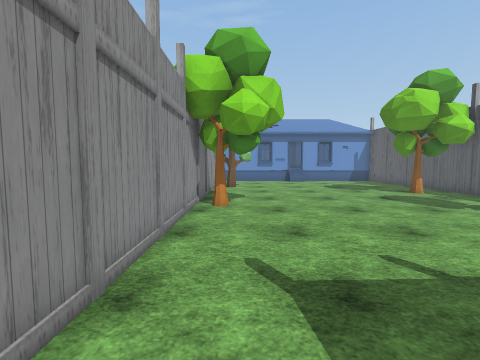
View 1 (above)

13 first-person views from a walk through a Unity game level. The camera is 1.5 m above the floor, tilts 4° down and sees 90° across. The floor is counted in squares, 1 m on a side. Each view is taken from the middle of a square. On the plan, view 1 faces up. The plan holds only what a view shows up to about 13 squares ahead; the rest is blank. The place goes on beyond the plan. The player character is not drawn. Door leaves are left out, so doorways stand open. Some surface patterns are stand-ins.

View 2
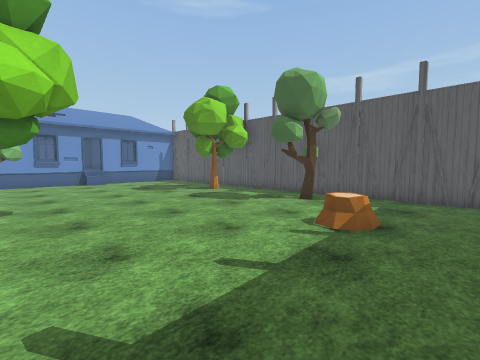

View 3
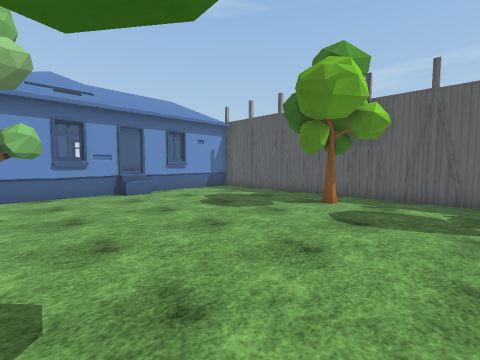

View 4
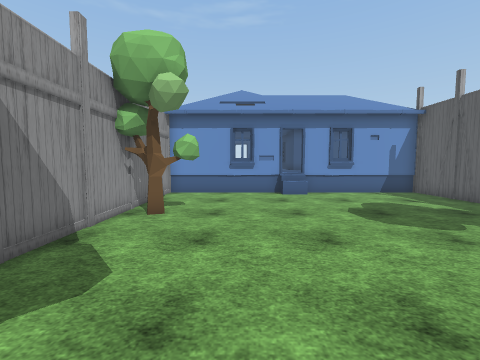

View 5
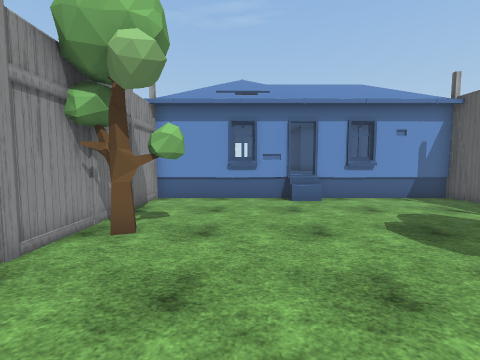

View 6
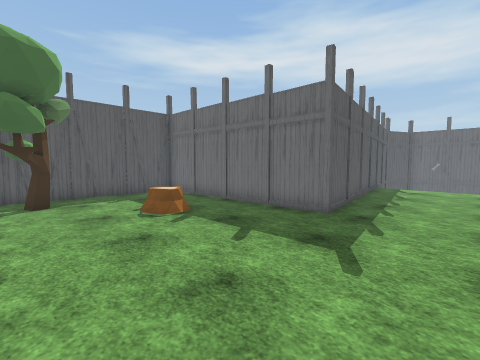

View 7
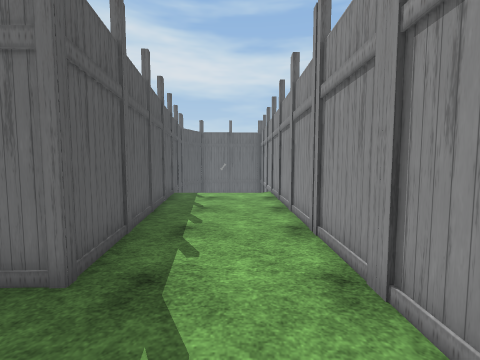

View 8
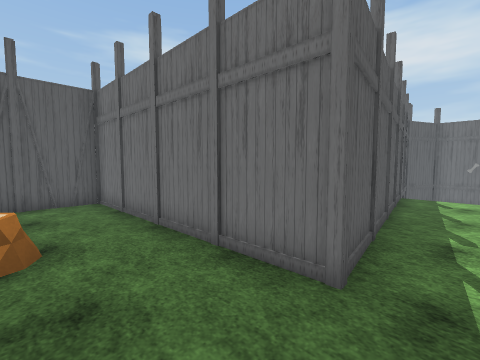

View 9
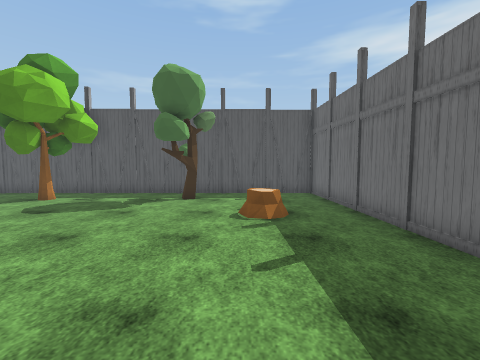

View 10
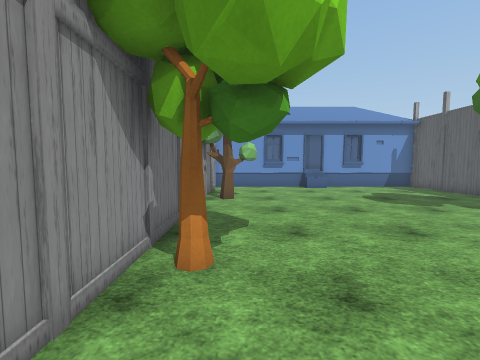

View 11
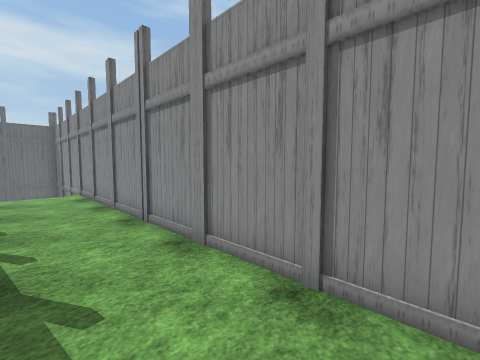

View 12
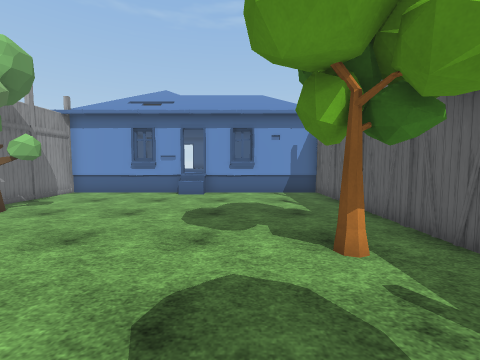

View 13
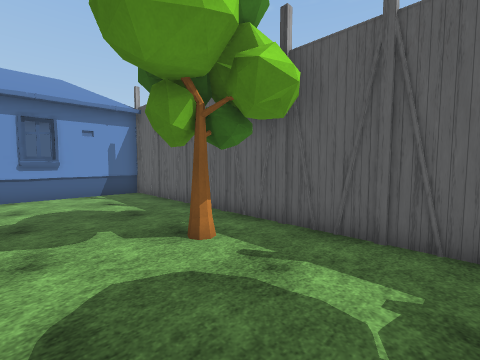

### Floor plan
Key: @ floor where view 1 was taken; # wall or solid block; . floor; v drop or lower ground; T tree; S stump; H house.
Columns run from 2 left of view 1 to 11 right of it. Each row starts with its distance up from view 1.
 22   HHHHHHHHHH
 21  HHHHHHHHHHHHH
 20 #HHHHHHHHHHHH#
 19 #............#
 18 #............#
 17 #............#
 16 #............#
 15 #TT..........#
 14 #............#
 13 #............#
 12 #..........T.#
 11 #............#
 10 #............#
  9 #T...........#
  8 #T...........#
  7 #............#
  6 #..........TT#
  5 #............#
  4 #.......S....#
  3 #.......SS...#
  2 #............#
  1 #............#
  0 #.@.##########
 -1 #...#
 -2 #....#
 -3 #....#
 -4 #....#
 -5 #....#
 -6 #....#
 -7 #....#
 -8 #....#
 -9 #v...#
-10 #    v

Where each view was taken, in squares from view 1:
view 1: 0 up, 0 right, facing up
view 2: 1 up, 0 right, facing up-right
view 3: 8 up, 0 right, facing up-right
view 4: 8 up, 2 right, facing up
view 5: 10 up, 2 right, facing up
view 6: 7 up, 1 left, facing down-right
view 7: 3 up, 0 right, facing down
view 8: 3 up, 1 right, facing down-right
view 9: 4 up, 1 left, facing right
view 10: 5 up, 0 right, facing up
view 11: 4 up, 1 right, facing down-left
view 12: 8 up, 7 right, facing up
view 13: 8 up, 6 right, facing up-right
